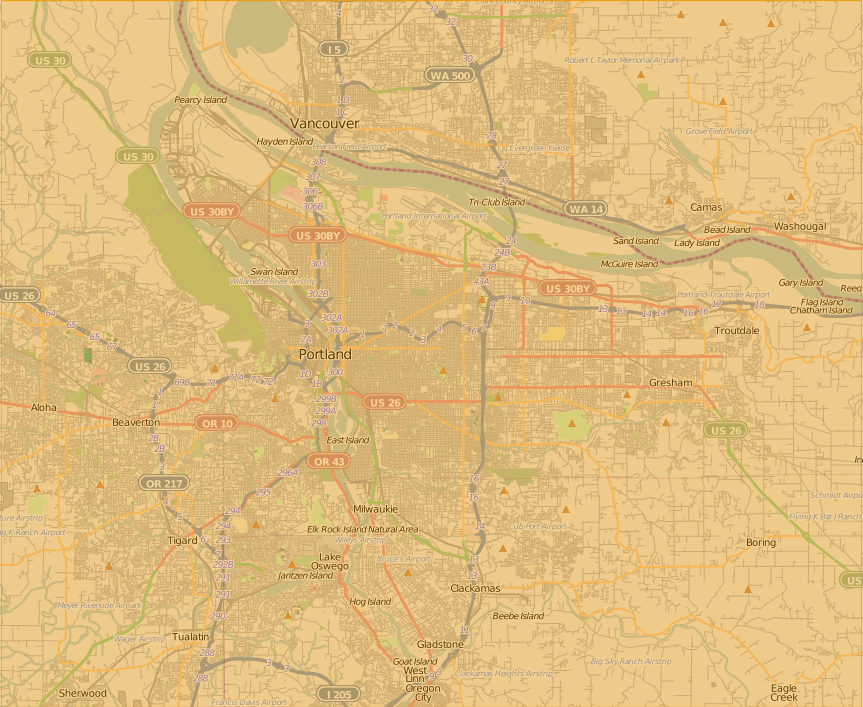
#> input picture 机器学习基础/Portland.png, 863 x 707 px
$ jupyter execute --allow-errors '09 无监督学习.ipynb'
#> lines starting #> are read from the running program, lines starting #| are printed output that depends on the picture
无监督学习是指在给定的数据集中，不存在实现给定的目标值，也就是不指定某个样本是哪一类，无监督学习要做的就是把特征值类似的样本数据划分为一类，划分的依据则是根据数据的特征（具体如何处理他们的特征，则是看具体的算法是怎么处理的，一般是根据样本之间的距离来进行类的划分）。

无监督学习中，要划分的类别或者目标变量事先并不存在。摆在面前的是一堆无意义的数据集，要对其进行分组,将相似的对象归到同一个类（簇）中。聚类源于分类，但不等于分类，两者最大的区别在于聚类要划分的类是未知的，也就是没有数据标记，没有标记则不知道最佳结果（训练目标），无需训练数据，这是无监督学习的共性。

分类是确定数据类别的，训练数据是有标记的，这是监督学习啊。分类的结果是生成一个函数（或者模型），用于数据分类，而且待分类数据的类别必然是已知的几种类别。

先通过一个例子看一下聚类的前后对比图，图示将原始数据集聚成了三类：
其中最重要的算法有三个：**K均值算法、基于Apriori的关联分析、基于FP-growth的关联分析**。

# K均值算法

## K均值聚类 kmeans
k-means聚类将相似的对象归到同一个簇中，每个簇的中心采用簇中所含值的均值计算而成。**优点**是容易实现，**缺点**是可能收敛到局部最小值，在大规模数据上收敛较慢，适用数据类型是数值型数据。

**kmeans聚类流程：**

1、随机选取k（k值代表类的个数）个样本数据点作为初始的**聚类中心**，也叫质心。

2、分别计算其他每个点到k个中心点的距离（通常使用**欧几里得距离**），选择距离最近的中心点并做上类标记。$dist$是欧氏空间中两个对象$x_i,x_j$之间的标准欧氏距离$$dist(x_i,x_j)=\sqrt {\sum_{l=1}^n|x_i^l-x_j^l|^2}$$其中，$x_i^l$表示$x_i$的第l个特征，一共n个特征。

3、接着对标记后的每个类中的数据样本，**重新计算出每个聚类下的新中心**（往往**取样本每个特征维度的平均值**作为新的聚类中心点）。

4、重复执行第二步，如果计算得出的新中心点与原中心点一样，也就是每个类中的数据与前一次的聚类结果一样，那么**结束执行**即可，此时聚类已经完成。

实现代码如下：

[cell 1]
# encoding: utf-8
import numpy as np
import matplotlib.pyplot as plt

def loadDataSet(fileName):
#> called with fileName = 'no-moni-testSet.txt'
    dataMat = []
    fr = open(fileName)
#> (reads 机器学习基础/no-moni-testSet.txt from the repository)
    for line in fr.readlines():
        curline = line.strip().split('\t')
        fltLine = map(float, curline)
        dataMat.append(list(fltLine))
    return dataMat

def distEclud(vecA, vecB):
    #函数说明：计算两个向量的欧式距离
    return np.sqrt(np.sum(np.power(vecA - vecB, 2))) #la.norm(vecA-vecB)

def randCent(dataSet, k):
    """
    函数说明：随机选取k个聚类质心
    :param dataSet: 数据集
    :param k: 质心个数
    :return: 质心
    """
    n = np.shape(dataSet)[1]
    centroids = np.mat(np.zeros((k,n))) #创建质心向量
    for j in range(n):#create random cluster centers, within bounds of each dimension
        minJ = np.min(dataSet[:,j])
        rangeJ = float(np.max(dataSet[:,j]) - minJ)
        centroids[:,j] = np.mat(minJ + rangeJ * np.random.rand(k,1))    #np.random.rand(k,1)随机生成k*1的[0,1)的数
    return centroids

def kMeans(dataSet, k, distMeas=distEclud, createCent=randCent):
    """
    函数说明：k-均值聚类函数
    :param dataSet: 数据集
    :param k: 分为k类
    :param distMeas: 计算数据到质心距离
    :param createCent: 创建质心函数
    :return:
        centroids： 质心位置
        clusterAssment： 第一列是所属分类下标，第二列是点到质心距离
    """
    """
    伪代码：
        创建k个点作为起始质心（随机选择）
        当任意一个点的簇分类结果发生改变时：
            对数据集中的每个数据点：
                对每个质心：
                    计算点到质心的距离
                将数据点分配到距其最近的簇
            根据每个簇的均值重新计算每个质心
    """
    m = np.shape(dataSet)[0]
    clusterAssment = np.mat(np.zeros((m,2)))    #第一列存放簇类index,第二列存放误差值
    centroids = createCent(dataSet, k)
    clusterChanged = True
    while clusterChanged:
        clusterChanged = False
        for i in range(m):  #遍历每一行数据，将数据划分到最近的质心
            minDist = np.inf; minIndex = -1
            for j in range(k):  #计算第i个数据到每个质心的距离
                distJI = distMeas(centroids[j,:],dataSet[i,:])
                if distJI < minDist:
                    minDist = distJI; minIndex = j
            if clusterAssment[i,0] != minIndex: clusterChanged = True
            clusterAssment[i,:] = minIndex, minDist**2
        print(centroids,"\n\n")
        for cent in range(k):   #重新计算质心
            ptsInClust = dataSet[np.nonzero(clusterAssment[:,0].A==cent)[0]]#获取某个簇类的所有点
            centroids[cent,:] = np.mean(ptsInClust, axis=0) #计算均值作为新的簇类中心
    return centroids, clusterAssment


def plot(dataSet):
    """
    函数说明：绘制原数据集
    :param dataSet:
    :return:
    """
    x = dataSet[:, 0].tolist()
    y = dataSet[:, 1].tolist()
    plt.scatter(x, y)
    plt.show()
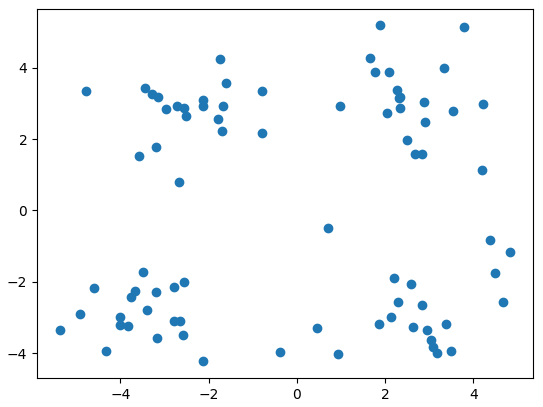
#> figure drawn by matplotlib, 1 panel


def plotKMeans(dataSet, clusterAssment, cenroids):
    """
    函数说明：绘制聚类后情况
    :param dataSet: 数据集
    :param clusterAssment: 聚类结果
    :param cenroids: 质心坐标
    :return:
    """
    m = np.shape(dataSet)[0]
    x0 = dataSet[np.nonzero(clusterAssment[:, 0] == 0), 0][0].tolist()
    y0 = dataSet[np.nonzero(clusterAssment[:, 0] == 0), 1][0].tolist()
    x1 = dataSet[np.nonzero(clusterAssment[:, 0] == 1), 0][0].tolist()
    y1 = dataSet[np.nonzero(clusterAssment[:, 0] == 1), 1][0].tolist()
    x2 = dataSet[np.nonzero(clusterAssment[:, 0] == 2), 0][0].tolist()
    y2 = dataSet[np.nonzero(clusterAssment[:, 0] == 2), 1][0].tolist()
    x3 = dataSet[np.nonzero(clusterAssment[:, 0] == 3), 0][0].tolist()
    y3 = dataSet[np.nonzero(clusterAssment[:, 0] == 3), 1][0].tolist()
    plt.scatter(x0, y0, color = 'red', marker='*')
    plt.scatter(x1, y1, color = 'yellow', marker='o')
    plt.scatter(x2, y2, color = 'blue', marker='s')
    plt.scatter(x3, y3, color = 'green', marker='^')
    for i in range(np.shape(cenroids)[0]):
        plt.scatter(cenroids[i, 0], cenroids[i, 1], color='k', marker='+', s=200)
    # plt.plot(cenroids[0,0], cenroids[0,1], 'k+', cenroids[1,0], cenroids[1,1], 'k+',cenroids[2,0],
    #          cenroids[2,1], 'k+',cenroids[3,0], cenroids[3,1], 'k+',)
    plt.show()
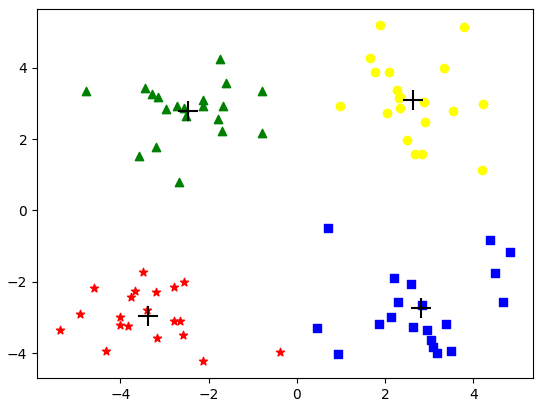
#> figure drawn by matplotlib, 1 panel
#> (reads 机器学习基础/no-moni-testSet2.txt from the repository)

if __name__ == '__main__':
    dataSet = loadDataSet('no-moni-testSet.txt')
    dataMat = np.mat(dataSet)
    plot(dataMat)
    cenroids, clusterAssment = kMeans(dataMat, 4)
    print(cenroids, clusterAssment)
    plotKMeans(dataMat, clusterAssment, cenroids)

k个初始质心是随机选择的，不同质心的选择可能产生不同的k个簇。

如何才能知道生成的簇哪个比较好呢？我们使用**误差的平方和（Sum of the Squared Error,SSE）**作为度量聚类质量的目标函数。我们计算每个数据点的误差，即它到最近质心的欧氏距离，然后计算误差的平方和。SSE形式地定义如下：$$SSE=\sum_{i=1}^k\sum_{x\in C_i}dist(c_i,x)^2$$其中，$x$是簇$C_i$的质心。

SSE值越小表示数据点越接近于它们的质心，聚类效果也越好。一种肯定可以降低SSE值的方法是**增加簇的个数**，但这违背了聚类的目标，聚类的目标是在簇数目不变的情况下提高簇的质量。

KMeans擅长处理球状分布的数据，当结果聚类是密集的，而且类之间的区别比较明显时，K均值的效果比较好。对于处理大数据集，该算法时相对可伸缩的和高效的，其复杂度时$O(nkt)$，n是对象的个数，k是簇数目，t迭代数目。相比其它聚类算法，KMeans比较简单，容易掌握，这也是其得到广泛应用的原因。

但是KMeans算法也存在一些**不足**：

（1）算法的初始质心与算法的运行效率密切相关。

（2）K均值的最大问题是yaoqiu 用户事先给出k的个数。对不同数据集，k的取值没有可借鉴性。

（3）对异常偏离的数据敏感。即可能有些点是离群点，或者孤立点，这类数据对均值有极大的影响。

## 二分k-means聚类
**二分k-means聚类算法的**思想**是先将所有数据点当作一个簇，然后将该簇一分为二。之后在现有的簇中选择一个簇将其一分为二，选择哪一个簇进行划分取决于对其划分是否可以最大程度降低SSE值。上述基于SSE的划分过程不断重复，直到得到用户指定的簇数目为止。

以上思路隐藏的一个原则是：因为聚类的误差平方和能够衡量聚类性能，该值越小，表示数据点越接近质心，聚类效果就越好。因此要对误差平方和最大的簇再进行划分。

代码如下：

[cell 2]
def biKmeans(dataSet, k, distMeas=distEclud):
    """
    函数说明：二分K-均值算法
    :param dataSet:
    :param k:
    :param distMeas:
    :return:
    """
#> called with dataSet = array of shape (60, 2), k = 3
    """
    伪代码：
        将所有数据点都看成一个簇
        当簇的数目小于k时：
            初始化lowestSSE = inf
            对于每一个簇：
                对该簇进行k-means聚类(k=2)
                计算聚类后的总误差
                如果小于lowestSSE,则保存聚类后的参数，更新lowestSEE
            选择划分后使得误差值最小的那个簇进行划分
    """
    m = np.shape(dataSet)[0]
    clusterAssment = np.mat(np.zeros((m,2)))
    #创建一个初始簇
    centroid0 = np.mean(dataSet, axis=0).tolist()[0]
    centList = [centroid0] #用来保存质心的列表
    for j in range(m):  #初始化簇中每个点的误差值
        clusterAssment[j, 1] = distMeas(np.mat(centroid0), dataSet[j,:])**2
    while(len(centList) < k):
        lowestSSE = np.inf
        for i in range(len(centList)):
            ptsInCurrCluster = dataSet[np.nonzero(clusterAssment[:,0].A==i)[0],:] #获取属于第i个簇类的所有数据点
            centroidMat, splitClustAss = kMeans(ptsInCurrCluster, 2, distMeas)  #对属于第i个簇类的所有数据点进行k=2的聚类
            sseSplit = np.sum(splitClustAss[:,1])   #计算对第i个簇类进行聚类后的sse值
            sseNotSplit = np.sum(clusterAssment[np.nonzero(clusterAssment[:,0].A!=i)[0],1]) #计算不属于第i类的所有数据点的sse值
            print("sseSplit, and notSplit: ",sseSplit,sseNotSplit)
            if (sseSplit + sseNotSplit) < lowestSSE:    #将聚类后的sse值与最低sse值进行比较
                bestCentToSplit = i
                bestNewCents = centroidMat
                bestClustAss = splitClustAss.copy()
                lowestSSE = sseSplit + sseNotSplit
        bestClustAss[np.nonzero(bestClustAss[:,0].A == 1)[0],0] = len(centList) #将1改变为新增簇的编号
        bestClustAss[np.nonzero(bestClustAss[:,0].A == 0)[0],0] = bestCentToSplit   #将0改变为划分簇的编号
        print('the bestCentToSplit is: ',bestCentToSplit)
        print('the len of bestClustAss is: ', len(bestClustAss))
        #使用新生成的两个质心坐标代替原来的质心坐标
        centList[bestCentToSplit] = bestNewCents[0,:].tolist()[0]
        centList.append(bestNewCents[1,:].tolist()[0])
        clusterAssment[np.nonzero(clusterAssment[:,0].A == bestCentToSplit)[0],:]= bestClustAss #用新的聚类结果替换原来的
    return np.mat(centList), clusterAssment


if __name__ == '__main__':
    dataSet2 = loadDataSet('no-moni-testSet2.txt')
    dataMat2 = np.mat(dataSet2)

    cenroids2, clusterAssment2 = biKmeans(dataMat2, 3)
    plotKMeans(dataMat2, clusterAssment2, cenroids2)
#> in plotKMeans (call 2), `plt.show()`:
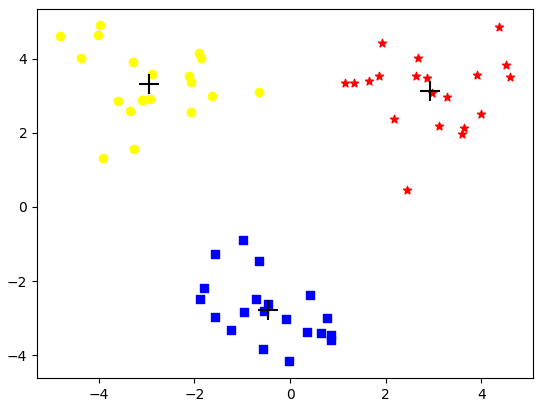
#> figure drawn by matplotlib, 1 panel
    print('the error of biKmeans:', sum(clusterAssment2[:, 1]))

该算法不太受初始化问题的影响，因为它执行了多次二分试验并选取具有最小SSE的试验结果，还因为每步只有两个质心。

**优点与缺点**

k均值简单并且可以用于各种数据类型。它相当有效，尽管常常多次运行。k均值的某些变种（包括二分K均值）甚至更有效，并且不太受初始化问题的影响。然而，k均值并不适合所有的数据类型。它不能处理非球形簇、不同尺寸和不同密度的簇。最后，k均值仅限于具有中心（质心）概念的数据。

## 讨论
**轮廓系数：**
轮廓系数（Silhouette Coefficient）结合了聚类的**凝聚度（Cohesion）和分离度（Separation）**，用于**评估聚类的效果**。该值处于-1~1之间，值越大，表示聚类效果越好。具体计算方法如下：

1、对于每个样本点i，计算点i与其同一个簇内的所有其他元素距离的平均值，记作a(i)，用于量化**簇内的凝聚度**。

2、选取i外的一个簇b，计算i与b中所有点的平均距离，遍历所有其他簇，找到最近的这个平均距离,记作b(i)，即为i的邻居类，用于量化**簇之间分离度**。

3、对于样本点i，**轮廓系数**$s(i) =\frac { b(i) – a(i)}{max(a(i),b(i))}$

4、计算所有i的轮廓系数，求出平均值即为当前聚类的**整体轮廓系数**，度量数据聚类的紧密程度

从上面的公式，不难发现若s(i)小于0，说明i与其簇内元素的平均距离小于最近的其他簇，表示聚类效果不好。如果a(i)趋于0，或者b(i)足够大，即a(i)<<b(i)，那么s(i)趋近与1，说明聚类效果比较好。

**K值确定**
法1：(轮廓系数)在实际应用中，由于Kmean一般作为数据预处理，或者用于辅助分聚类贴标签。所以k一般不会设置很大。可以通过枚举，令k从2到一个固定值如10，在每个k值上重复运行数次kmeans(避免局部最优解)，并计算当前k的平均轮廓系数，最后选取轮廓系数最大的值对应的k作为最终的集群数目。

法2：(Calinski-Harabasz准则)


**初始点选择方法**：
基本思想，初始的聚类中心之间相互距离尽可能远。

法1(kmeans++):

1、从输入的数据点集合中随机选择一个点作为第一个聚类中心

2、对于数据集中的每一个点x，计算它与最近聚类中心(指已选择的聚类中心)的距离D(x)

3、选择一个新的数据点作为新的聚类中心，选择的原则是：D(x)较大的点，被选取作为聚类中心的概率较大

4、重复2和3直到k个聚类中心被选出来

5、利用这k个初始的聚类中心来运行标准的k-means算法

 从上面的算法描述上可以看到，算法的**关键是第3步**，如何将D(x)反映到点被选择的概率上，一种算法如下：

1、先从我们的数据库随机挑个随机点当“种子点”

2、对于每个点，我们都计算其和最近的一个“种子点”的距离D(x)并保存在一个数组里，然后把这些距离加起来得到Sum(D(x))。

3、然后，再取一个随机值，用权重的方式来取计算下一个“种子点”。这个算法的实现是，先取一个能落在Sum(D(x))中的随机值Random，然后用Random -= D(x)，直到其<=0，此时的点就是下一个“种子点”。

4、重复2和3直到k个聚类中心被选出来

5、利用这k个初始的聚类中心来运行标准的k-means算法

法2：选用层次聚类或Canopy算法进行初始聚类，然后从k个类别中分别随机选取k个点
，来作为kmeans的初始聚类中心点

优点：
1、 算法快速、简单;
2、 容易解释
3、 聚类效果中上
4、 适用于高维

缺陷：
1、 对离群点敏感，对噪声点和孤立点很敏感(通过k-centers算法可以解决)
2、 K-means算法中聚类个数k的初始化
3、初始聚类中心的选择，不同的初始点选择可能导致完全不同的聚类结果。

## 实例——对地图上的点进行聚类
问题是：你的朋友Drew希望你带他去城里庆祝生日，他想要一个晚上去70个地方，给了你这些地方的坐标，你需要将这些地方进行聚类，之后坐车抵达簇的中心，然后步行到簇的其他地方。
实现代码如下：

[cell 3]
#!/usr/bin/env python
# encoding: utf-8
'''
@author: shuhan Wei
@software: pycharm
@file: placeFinder.py
@time: 18-9-18 下午9:04
@desc:
'''
import numpy as np
from math import radians, cos, sin, asin, sqrt
#import kMeans
import matplotlib.pyplot as plt

def distSLC(vecA, vecB):
    """
    函数说明：计算根据经纬度计算两点之间的距离
    :param vecA: 一个点坐标向量
    :param vecB: 另一个点坐标向量
    :return: 距离
    """
    #这个例子中要聚类的俱乐部给出的信息为经度和维度，但这些信息对于距离计算还不够。
    #在北极附近每走几米的经度变化可能达到数10度 ；而在赤道附近走相同的距离，带来的经度变化可能只是零点几。
    #可以使用球面余弦定理来计算两个经纬度之间的距离
    a = sin(vecA[0,1] * np.pi/180) * sin(vecB[0,1] * np.pi/180)
    b = cos(vecA[0,1]* np.pi/180) * cos(vecB[0,1]* np.pi/180) * \
                      cos(np.pi * (vecB[0,0]-vecA[0,0]) /180)
    return np.arccos(a + b)*6371.0


def clusterClubs(numClust = 5):
    """
    函数说明：对地图坐标进行聚类，并在地图图片上显示聚类结果
    :param numClust: 聚类数目
    :return:
    """
#> called with numClust = 4
    clubsCoordinate = []
    fr = open('no-moni-places.txt')
#> (reads 机器学习基础/no-moni-places.txt from the repository)
    for line in fr.readlines():
        lineCur = line.strip().split('\t')
        # lineMat = np.mat(lineCur)[0, -2:]   #获取最后两列经纬度
        # fltLinr = map(float, lineMat.tolist()[0])
        # clubsCoordinate.append(list(fltLinr))
        clubsCoordinate.append([float(lineCur[-1]), float(lineCur[-2])])    #获取最后两列经纬度
    clubsCoordinateMat = np.mat(clubsCoordinate)
    cenroids, clusterAssment = biKmeans(clubsCoordinateMat, numClust,distMeas=distSLC)
    plotKMeans(clubsCoordinateMat, clusterAssment, cenroids)
#> in plotKMeans (call 3), `plt.show()`:
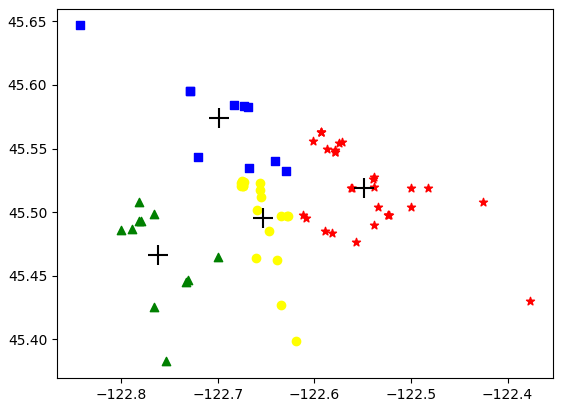
#> figure drawn by matplotlib, 1 panel
    fig = plt.figure()
    rect = [0.1, 0.1, 0.8, 0.8] #使用矩阵来设置图片占绘制面板的位置，左下角0.1,0.1,右上角0.8,0.8
    scatterMarkers = ['s', 'o', '^', '8', 'p', 'd', 'v', 'h', '>', '<'] #形状列表
    axprops = dict(xticks=[], yticks=[])
    ax0 = fig.add_axes(rect, label='ax0', **axprops)
    imgP = plt.imread('Portland.png')   #基于一幅图像来创建矩阵
#> imgP is the input picture: shape (707, 863, 3) float32; mean R, G, B 0.876, 0.739, 0.495
    ax0.imshow(imgP)    #绘制该矩阵
    ax1 = fig.add_axes(rect, label='ax1', frameon=False)
    for i in range(numClust):
        ptsInCurrCluster = clubsCoordinateMat[np.nonzero(clusterAssment[:, 0].A == i)[0], :]
        markerStyle = scatterMarkers[i % len(scatterMarkers)]
        ax1.scatter(ptsInCurrCluster[:, 0].flatten().A[0], ptsInCurrCluster[:, 1].flatten().A[0], marker=markerStyle,
                    s=90) #flatten()将m*n的矩阵转化为1*(m×n)的矩阵,.A[0]矩阵转化为数组后获取数组第一维数据
#> (the rest of the program and of its run is left out)
